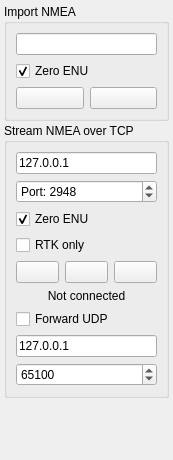
                <widget class="QWidget" name="scrollAreaWidgetContents">
                 <property name="geometry">
                  <rect>
                   <x>0</x>
                   <y>0</y>
                   <width>173</width>
                   <height>460</height>
                  </rect>
                 </property>
                 <layout class="QVBoxLayout" name="verticalLayout_12">
                  <property name="spacing">
                   <number>2</number>
                  </property>
                  <property name="leftMargin">
                   <number>4</number>
                  </property>
                  <property name="topMargin">
                   <number>4</number>
                  </property>
                  <property name="rightMargin">
                   <number>4</number>
                  </property>
                  <property name="bottomMargin">
                   <number>4</number>
                  </property>
                  <item>
                   <widget class="QGroupBox" name="groupBox_11">
                    <property name="sizePolicy">
                     <sizepolicy hsizetype="Preferred" vsizetype="Fixed">
                      <horstretch>0</horstretch>
                      <verstretch>0</verstretch>
                     </sizepolicy>
                    </property>
                    <property name="title">
                     <string>Import NMEA</string>
                    </property>
                    <layout class="QGridLayout" name="gridLayout_9">
                     <item row="2" column="1">
                      <widget class="QPushButton" name="mapImportNmeaButton">
                       <property name="toolTip">
                        <string>Process</string>
                       </property>
                       <property name="text">
                        <string/>
                       </property>
                       <property name="icon">
                        <iconset resource="resources.qrc">
                         <normaloff>:/models/Icons/Process-96.png</normaloff>:/models/Icons/Process-96.png</iconset>
                       </property>
                      </widget>
                     </item>
                     <item row="1" column="0" colspan="2">
                      <widget class="QCheckBox" name="mapImportNmeaZeroEnuBox">
                       <property name="toolTip">
                        <string>Zero ENU coordinates on map with first imported point</string>
                       </property>
                       <property name="text">
                        <string>Zero ENU</string>
                       </property>
                       <property name="checked">
                        <bool>true</bool>
                       </property>
                      </widget>
                     </item>
                     <item row="2" column="0">
                      <widget class="QPushButton" name="mapChooseNmeaButton">
                       <property name="toolTip">
                        <string>Choose</string>
                       </property>
                       <property name="text">
                        <string/>
                       </property>
                       <property name="icon">
                        <iconset resource="resources.qrc">
                         <normaloff>:/models/Icons/Open Folder-96.png</normaloff>:/models/Icons/Open Folder-96.png</iconset>
                       </property>
                      </widget>
                     </item>
                     <item row="0" column="0" colspan="2">
                      <widget class="QLineEdit" name="mapImportNmeaEdit"/>
                     </item>
                    </layout>
                   </widget>
                  </item>
                  <item>
                   <widget class="QGroupBox" name="groupBox_14">
                    <property name="sizePolicy">
                     <sizepolicy hsizetype="Preferred" vsizetype="Fixed">
                      <horstretch>0</horstretch>
                      <verstretch>0</verstretch>
                     </sizepolicy>
                    </property>
                    <property name="title">
                     <string>Stream NMEA over TCP</string>
                    </property>
                    <layout class="QVBoxLayout" name="verticalLayout_9">
                     <item>
                      <widget class="QLineEdit" name="mapStreamNmeaServerEdit">
                       <property name="text">
                        <string>127.0.0.1</string>
                       </property>
                      </widget>
                     </item>
                     <item>
                      <widget class="QSpinBox" name="mapStreamNmeaPortBox">
                       <property name="prefix">
                        <string>Port: </string>
                       </property>
                       <property name="maximum">
                        <number>65535</number>
                       </property>
                       <property name="value">
                        <number>2948</number>
                       </property>
                      </widget>
                     </item>
                     <item>
                      <widget class="QCheckBox" name="mapStreamNmeaZeroEnuBox">
                       <property name="toolTip">
                        <string>Zero ENU frame on next NMEA message</string>
                       </property>
                       <property name="text">
                        <string>Zero ENU</string>
                       </property>
                       <property name="checked">
                        <bool>true</bool>
                       </property>
                      </widget>
                     </item>
                     <item>
                      <widget class="QCheckBox" name="mapStreamNmeaRtkOnlyBox">
                       <property name="text">
                        <string>RTK only</string>
                       </property>
                      </widget>
                     </item>
                     <item>
                      <layout class="QHBoxLayout" name="horizontalLayout_13">
                       <item>
                        <widget class="QPushButton" name="mapStreamNmeaClearTraceButton">
                         <property name="toolTip">
                          <string>Clear trace</string>
                         </property>
                         <property name="text">
                          <string/>
                         </property>
                         <property name="icon">
                          <iconset resource="resources.qrc">
                           <normaloff>:/models/Icons/Delete2-96.png</normaloff>:/models/Icons/Delete2-96.png</iconset>
                         </property>
                        </widget>
                       </item>
                       <item>
                        <widget class="QPushButton" name="mapStreamNmeaDisconnectButton">
                         <property name="toolTip">
                          <string>Disconnect</string>
                         </property>
                         <property name="text">
                          <string/>
                         </property>
                         <property name="icon">
                          <iconset resource="resources.qrc">
                           <normaloff>:/models/Icons/Disconnected-96.png</normaloff>:/models/Icons/Disconnected-96.png</iconset>
                         </property>
                        </widget>
                       </item>
                       <item>
                        <widget class="QPushButton" name="mapStreamNmeaConnectButton">
                         <property name="toolTip">
                          <string>Connect</string>
                         </property>
                         <property name="text">
                          <string/>
                         </property>
                         <property name="icon">
                          <iconset resource="resources.qrc">
                           <normaloff>:/models/Icons/Connected-96.png</normaloff>:/models/Icons/Connected-96.png</iconset>
                         </property>
                        </widget>
                       </item>
                      </layout>
                     </item>
                     <item>
                      <widget class="QLabel" name="mapStreamNmeaConnectedLabel">
                       <property name="text">
                        <string>Not connected</string>
                       </property>
                       <property name="alignment">
                        <set>Qt::AlignCenter</set>
                       </property>
                      </widget>
                     </item>
                     <item>
                      <widget class="QCheckBox" name="mapStreamNmeaForwardUdpBox">
                       <property name="text">
                        <string>Forward UDP</string>
                       </property>
                      </widget>
                     </item>
                     <item>
                      <widget class="QLineEdit" name="mapStreamNmeaForwardUdpHostEdit">
                       <property name="text">
                        <string>127.0.0.1</string>
                       </property>
                      </widget>
                     </item>
                     <item>
                      <widget class="QSpinBox" name="mapStreamNmeaForwardUdpPortBox">
                       <property name="maximum">
                        <number>65535</number>
                       </property>
                       <property name="value">
                        <number>65100</number>
                       </property>
                      </widget>
                     </item>
                    </layout>
                   </widget>
                  </item>
                  <item>
                   <spacer name="verticalSpacer_5">
                    <property name="orientation">
                     <enum>Qt::Vertical</enum>
                    </property>
                    <property name="sizeHint" stdset="0">
                     <size>
                      <width>68</width>
                      <height>29</height>
                     </size>
                    </property>
                   </spacer>
                  </item>
                 </layout>
                </widget>
